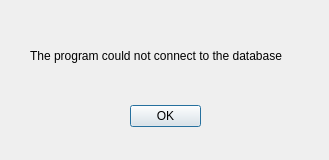
<?xml version="1.0" encoding="UTF-8"?>
<ui version="4.0">
 <class>Dialog</class>
 <widget class="QDialog" name="Dialog">
  <property name="geometry">
   <rect>
    <x>0</x>
    <y>0</y>
    <width>329</width>
    <height>160</height>
   </rect>
  </property>
  <property name="windowTitle">
   <string>Error</string>
  </property>
  <widget class="QDialogButtonBox" name="buttonBox">
   <property name="geometry">
    <rect>
     <x>130</x>
     <y>100</y>
     <width>71</width>
     <height>32</height>
    </rect>
   </property>
   <property name="orientation">
    <enum>Qt::Horizontal</enum>
   </property>
   <property name="standardButtons">
    <set>QDialogButtonBox::Ok</set>
   </property>
  </widget>
  <widget class="QLabel" name="label">
   <property name="geometry">
    <rect>
     <x>30</x>
     <y>30</y>
     <width>291</width>
     <height>51</height>
    </rect>
   </property>
   <property name="text">
    <string>The program could not connect to the database</string>
   </property>
  </widget>
 </widget>
 <resources/>
 <connections>
  <connection>
   <sender>buttonBox</sender>
   <signal>accepted()</signal>
   <receiver>Dialog</receiver>
   <slot>accept()</slot>
   <hints>
    <hint type="sourcelabel">
     <x>248</x>
     <y>254</y>
    </hint>
    <hint type="destinationlabel">
     <x>157</x>
     <y>274</y>
    </hint>
   </hints>
  </connection>
  <connection>
   <sender>buttonBox</sender>
   <signal>rejected()</signal>
   <receiver>Dialog</receiver>
   <slot>reject()</slot>
   <hints>
    <hint type="sourcelabel">
     <x>316</x>
     <y>260</y>
    </hint>
    <hint type="destinationlabel">
     <x>286</x>
     <y>274</y>
    </hint>
   </hints>
  </connection>
 </connections>
</ui>
